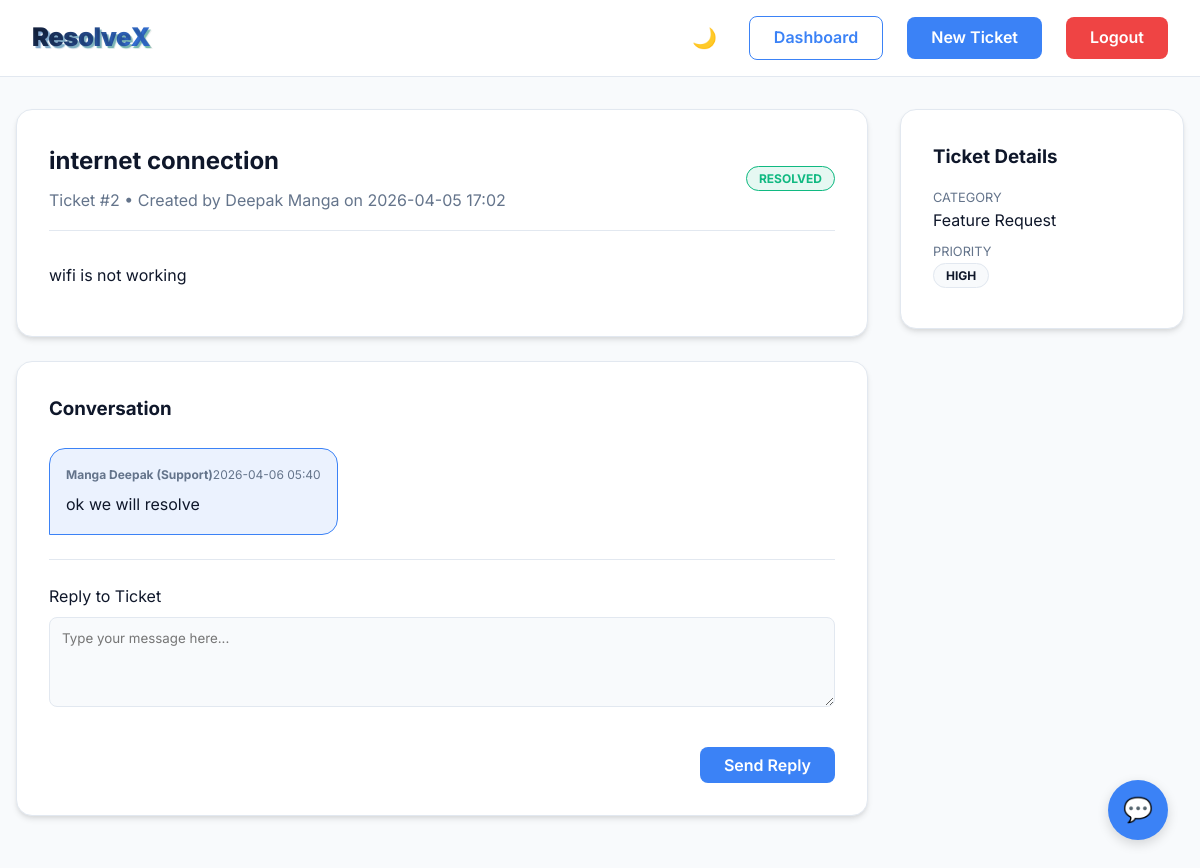
Screenshot of /ticket/2 (signed in) with the database file from the repository.
### models.py (models this page shows)
class Ticket(db.Model):
    id = db.Column(db.Integer, primary_key=True)
    title = db.Column(db.String(150), nullable=False)
    description = db.Column(db.Text, nullable=False)
    category = db.Column(db.String(50), nullable=False) # Technical, Billing, etc.
    priority = db.Column(db.String(20), nullable=False) # Low, Medium, High
    status = db.Column(db.String(20), default='Open') # Open, In Progress, Resolved, Closed
    created_at = db.Column(db.DateTime, default=datetime.utcnow)
    user_id = db.Column(db.Integer, db.ForeignKey('user.id'), nullable=False)
    messages = db.relationship('Message', backref='ticket', lazy=True, cascade="all, delete-orphan")

class User(db.Model):
    id = db.Column(db.Integer, primary_key=True)
    name = db.Column(db.String(100), nullable=False)
    email = db.Column(db.String(120), unique=True, nullable=False)
    password = db.Column(db.String(255), nullable=False)
    role = db.Column(db.String(20), default='user') # 'admin' or 'user'
    tickets = db.relationship('Ticket', backref='author', lazy=True)

class Message(db.Model):
    id = db.Column(db.Integer, primary_key=True)
    message = db.Column(db.Text, nullable=False)
    timestamp = db.Column(db.DateTime, default=datetime.utcnow)
    ticket_id = db.Column(db.Integer, db.ForeignKey('ticket.id'), nullable=False)
    sender_id = db.Column(db.Integer, db.ForeignKey('user.id'), nullable=False)
    sender = db.relationship('User', backref='sent_messages')

### app.py (the view)
@app.route('/ticket/<int:ticket_id>')
@login_required
def ticket_detail(ticket_id):
    ticket = Ticket.query.get_or_404(ticket_id)
    if session.get('role') != 'admin' and ticket.user_id != session['user_id']:
        flash('Unauthorized access.', 'error')
        return redirect(url_for('dashboard'))
    messages = Message.query.filter_by(ticket_id=ticket.id).order_by(Message.timestamp.asc()).all()
    return render_template('ticket_detail.html', ticket=ticket, messages=messages)

### app.py (called while the page is built)
def login_required(f):
    @wraps(f)
    def decorated_function(*args, **kwargs):
        if 'user_id' not in session:
            flash('Please log in to access this page.', 'error')
            return redirect(url_for('index'))
        return f(*args, **kwargs)
    return decorated_function

### templates/ticket_detail.html (shortened to what this page needs)
{% extends "base.html" %}
{% block content %}
<div style="display: flex; gap: 2rem; flex-wrap: wrap;">
    <div style="flex: 3; min-width: 300px;">
        <div class="card">
            <div class="ticket-header" style="flex-wrap: wrap; gap: 1rem;">
                <div>
                    <h2 style="margin-bottom: 0.5rem">{{ ticket.title }}</h2>
                    <span class="text-muted">Ticket #{{ ticket.id }} • Created by {{ ticket.author.name }} on {{ ticket.created_at.strftime('%Y-%m-%d %H:%M') }}</span>
                </div>
                <div>
                    <span class="badge badge-{{ ticket.status|lower|replace(' ', '-') }}">{{ ticket.status }}</span>
                </div>
            </div>
            <div style="padding: 1rem 0;">
                <p style="white-space: pre-wrap;">{{ ticket.description }}</p>
            </div>
        </div>
        <div class="card">
            <h3>Conversation</h3>
            <div class="messages-container">
                {% for msg in messages %}
                <div class="message {{ 'admin' if msg.sender.role == 'admin' else 'user' }}">
                    <div class="message-meta">
                        <strong>{{ msg.sender.name }} {% if msg.sender.role == 'admin' %}(Support){% endif %}</strong>
                        <span>{{ msg.timestamp.strftime('%Y-%m-%d %H:%M') }}</span>
                    </div>
                    <div class="message-content" style="white-space: pre-wrap;">{{ msg.message }}</div>
                </div>
                {% else %}
                <p class="text-muted text-center" style="padding: 1rem;">No replies yet.</p>
                {% endfor %}
            </div>
            {% if ticket.status != 'Closed' %}
            <form action="{{ url_for('reply_ticket', ticket_id=ticket.id) }}" method="POST" style="margin-top: 1.5rem; border-top: 1px solid var(--border); padding-top: 1.5rem;">
                <div class="form-group">
                    <label for="message">Reply to Ticket</label>
                    <textarea id="message" name="message" rows="4" required placeholder="Type your message here..."></textarea>
                </div>
                <div style="text-align: right;">
                    <button type="submit" class="btn btn-primary">Send Reply</button>
                </div>
            </form>
            {% else %}
            <div class="alert alert-success" style="margin-top: 1.5rem; text-align: center;">
                This ticket has been closed. If you need further assistance, please open a new ticket.
            </div>
            {% endif %}
        </div>
    </div>
    <div style="flex: 1; min-width: 250px;">
        <div class="card" style="position: sticky; top: 80px;">
            <h3 style="margin-bottom: 1rem;">Ticket Details</h3>
            <div class="mb-2">
                <div class="text-muted" style="font-size: 0.8rem; text-transform: uppercase;">Category</div>
                <div>{{ ticket.category }}</div>
            </div>
            <div class="mb-2">
                <div class="text-muted" style="font-size: 0.8rem; text-transform: uppercase;">Priority</div>
                <div>
                    <span class="badge" style="background: var(--bg-color); border: 1px solid var(--border); color: var(--text-main);">{{ ticket.priority }}</span>
                </div>
            </div>
        </div>
    </div>
</div>
{% endblock %}

### static/css/style.css (style rules this page uses)
:root { --bg-color: #f8fafc; --card-bg: #ffffff; --text-main: #0f172a; --text-muted: #64748b; --primary: #3b82f6; --primary-hover: #2563eb; --accent: #10b981; --danger: #ef4444; --warning: #f59e0b; --border: #e2e8f0; }
* { box-sizing: border-box; margin: 0; padding: 0; }
body { font-family: 'Inter', 'Segoe UI', sans-serif; background-color: var(--bg-color); color: var(--text-main); line-height: 1.6; transition: background-color 0.3s, color 0.3s; }
.btn { display: inline-block; padding: 0.5rem 1.5rem; border-radius: 0.5rem; font-weight: 600; cursor: pointer; border: none; transition: all 0.2s ease; text-align: center; font-family: inherit; font-size: 1rem; }
.btn-primary { background: var(--primary); color: white; }
.card { background: var(--card-bg); border-radius: 1rem; padding: 2rem; box-shadow: 0 4px 6px -1px rgba(0, 0, 0, 0.1), 0 2px 4px -1px rgba(0, 0, 0, 0.06); border: 1px solid var(--border); margin-bottom: 1.5rem; animation: fadeIn 0.4s ease-out; }
input, select, textarea { width: 100%; padding: 0.75rem; margin-top: 0.5rem; margin-bottom: 1rem; border: 1px solid var(--border); border-radius: 0.5rem; background: var(--bg-color); color: var(--text-main); font-family: inherit; }
.messages-container { display: flex; flex-direction: column; gap: 1rem; margin: 1.5rem 0; max-height: 500px; overflow-y: auto; padding-right: 0.5rem; }
.message { max-width: 80%; padding: 1rem; border-radius: 1rem; position: relative; }
.message.admin { align-self: flex-start; background: rgba(59, 130, 246, 0.1); border: 1px solid var(--primary); border-bottom-left-radius: 0; }
.message-meta { font-size: 0.75rem; color: var(--text-muted); margin-bottom: 0.5rem; display: flex; justify-content: space-between; }
.badge { padding: 0.25rem 0.75rem; border-radius: 9999px; font-size: 0.75rem; font-weight: 700; text-transform: uppercase; }
.badge-resolved { background: rgba(16, 185, 129, 0.1); color: var(--accent); border: 1px solid var(--accent); }
.form-group { margin-bottom: 1rem; }
.ticket-header { display: flex; justify-content: space-between; align-items: center; margin-bottom: 1rem; padding-bottom: 1rem; border-bottom: 1px solid var(--border); }
.text-muted { color: var(--text-muted); }
.mb-2 { margin-bottom: 0.5rem; }

### rows the page displays
Ticket: title "internet connection", id "2", created_at "2026-04-05 17:02", status "RESOLVED", description "wifi is not working", category "Feature Request", priority "HIGH"
User: author.name "Deepak Manga"
Message: sender.name "Manga Deepak", timestamp "2026-04-06 05:40", message "ok we will resolve"
